Frame 1 (no input): blank canvas, image omitted
Frame 60 (the mouse pressed at the canvas centre just before this capture): blank canvas, image omitted
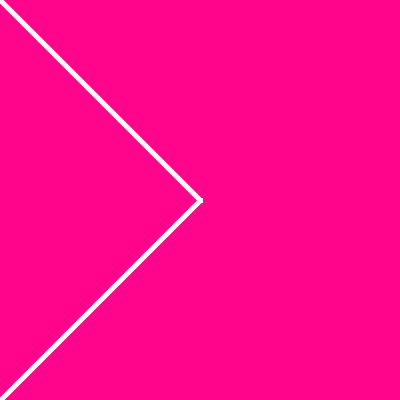
Frame 120 (the mouse held since frame 60 and released just before this capture)

The Processing sketch whose frames 1 and 60 were blank and that drew this single picture after the mouse press (run headless with seeded random() and noise(); from frame 60 on, the mouse is pressed at the canvas centre):

// Processing sketch: processing_51379
// ── processing_51379.pde

// PS1 - 6 
//Ryanne Hollies

void setup() {
size (400, 400);
smooth();
noStroke();
background(255, 5, 139);

  }
  
void draw() {


  for (int i=0; i<1; i+=1) {

    strokeWeight(5);
    stroke(255);
    line(mouseX+i, mouseY, pmouseX+i, pmouseY);
    line(mouseX+i, height-mouseY, pmouseX+i, height-pmouseY); 
  }
  
}

void mousePressed() {
  fill(255, 5, 139);
  noStroke();
  rect(0,0,width, height);
}
